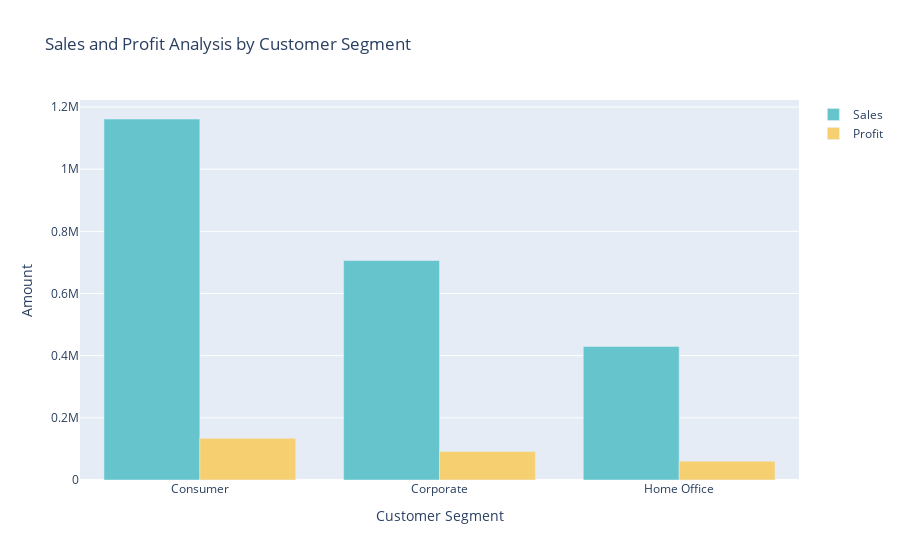

Notebook source saved alongside this figure:
### Code cell
color_palette = colors.qualitative.Pastel

fig = go.Figure()
fig.add_trace(go.Bar(x=sales_profit_by_segment['Segment'], 
                     y=sales_profit_by_segment['Sales'], 
                     name='Sales',
                     marker_color=color_palette[0]))
fig.add_trace(go.Bar(x=sales_profit_by_segment['Segment'], 
                     y=sales_profit_by_segment['Profit'], 
                     name='Profit',
                     marker_color=color_palette[1]))

fig.update_layout(title='Sales and Profit Analysis by Customer Segment',
                  xaxis_title='Customer Segment', yaxis_title='Amount')

fig.show()

### Figure 1 — Plotly figure (JSON) as saved in the notebook; plotly's stock layout.template omitted (floating-point values rounded to 4 significant figures)
{"data": [{"marker": {"color": "rgb(102, 197, 204)"}, "name": "Sales", "type": "bar", "x": ["Consumer", "Corporate", "Home Office"], "y": [1161000.0, 706100.0, 429700.0]}, {"marker": {"color": "rgb(246, 207, 113)"}, "name": "Profit", "type": "bar", "x": ["Consumer", "Corporate", "Home Office"], "y": [134100.0, 91980.0, 60300.0]}], "layout": {"title": {"text": "Sales and Profit Analysis by Customer Segment"}, "xaxis": {"title": {"text": "Customer Segment"}}, "yaxis": {"title": {"text": "Amount"}}}}
